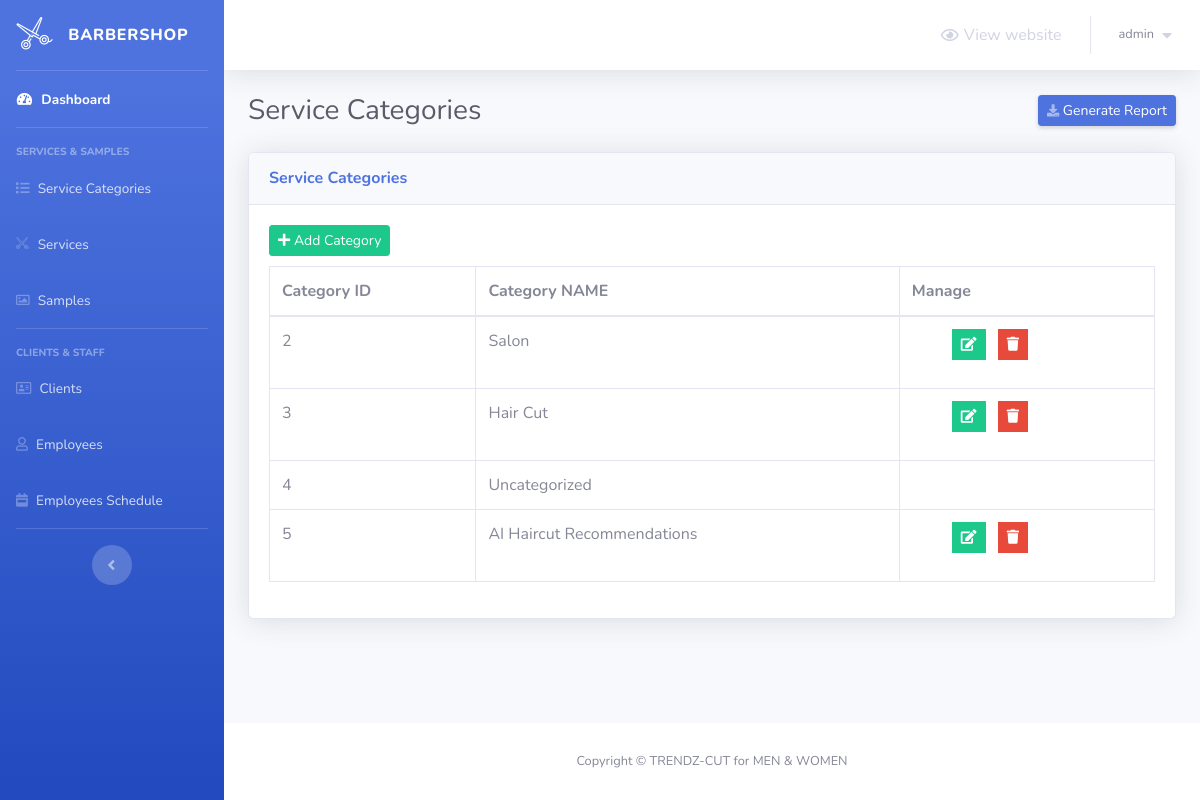
The app's page /barber-admin/service-categories.php (signed in) with its own data.
### tables this page shows
CREATE TABLE `service_categories` (
  `category_id` int(2) NOT NULL,
  `category_name` varchar(50) NOT NULL
);

### barber-admin/service-categories.php (the view, shortened to what this page needs)
<?php
    include 'connect.php';
    include 'Includes/templates/header.php';
    if(isset($_SESSION['username_barbershop_Xw211qAAsq4']) && isset($_SESSION['password_barbershop_Xw211qAAsq4']))
    {
?>
        <div class="container-fluid">
            <div class="d-sm-flex align-items-center justify-content-between mb-4">
                <h1 class="h3 mb-0 text-gray-800">Service Categories</h1>
                <a href="#" class="d-none d-sm-inline-block btn btn-sm btn-primary shadow-sm">
                    <i class="fas fa-download fa-sm text-white-50"></i>
                    Generate Report
                </a>
            </div>
            <?php
                $stmt = $con->prepare("SELECT * FROM service_categories");
                $stmt->execute();
                $rows_categories = $stmt->fetchAll();
            ?>
            <div class="card shadow mb-4">
                <div class="card-header py-3">
                    <h6 class="m-0 font-weight-bold text-primary">Service Categories</h6>
                </div>
                <div class="card-body">
                    <button class="btn btn-success btn-sm" style="margin-bottom: 10px;" type="button" data-toggle="modal" data-target="#add_new_category" data-placement="top">
                        <i class="fa fa-plus"></i>
                        Add Category
                    </button>
                    <div class="table-responsive">
                        <table class="table table-bordered" id="dataTable" width="100%" cellspacing="0">
                            <thead>
                                <tr>
                                    <th>Category ID</th>
                                    <th>Category NAME</th>
                                    <th>Manage</th>
                                </tr>
                            </thead>
                            <tbody>
                                <?php
                                foreach($rows_categories as $category)
                                {
                                    echo "<tr>";
                                        echo "<td>";
                                            echo $category['category_id'];
                                        echo "</td>";
                                        echo "<td>";
                                            echo $category['category_name'];
                                        echo "</td>";
                                        echo "<td>";
                                            if(strtolower($category["category_name"]) != "uncategorized")
                                            {
                                                $delete_data = "delete_".$category["category_id"];
                                                $edit_data = "edit_".$category["category_id"];
                                            ?>
                                            <ul>
                                                <li class="list-inline-item" data-toggle="tooltip" title="Edit">
                                                    <button class="btn btn-success btn-sm rounded-0" type="button" data-toggle="modal" data-target="#<?php echo $edit_data; ?>" data-placement="top"><i class="fa fa-edit"></i></button>
                                                </li>
                                                <li class="list-inline-item" data-toggle="tooltip" title="Delete">
                                                    <button class="btn btn-danger btn-sm rounded-0" type="button" data-toggle="modal" data-target="#<?php echo $delete_data; ?>" data-placement="top"><i class="fa fa-trash"></i></button>
                                                </li>
                                            </ul>
                                            <?php
                                            }
                                        echo "</td>";
                                    echo "</tr>";
                                }
                            ?>
                            </tbody>
                        </table>
                    </div>
                </div>
            </div>
        </div>
<?php
        include 'Includes/templates/footer.php';
    }
    else
    {
        header('Location: login.php');
        exit();
    }
?>

### barber-admin/Design/css/main.css (style rules this page uses)
body, #content-wrapper, #content, .card, .sidebar, .topbar, table, footer { transition: background-color 0.4s ease, color 0.4s ease; }

### records on screen
service_categories: category_id "2", category_name "Salon"
service_categories: category_id "3", category_name "Hair Cut"
service_categories: category_id "4", category_name "Uncategorized"
service_categories: category_id "5", category_name "AI Haircut Recommendations"

### other values on screen
$_SESSION['username_barbershop_Xw211qAAsq4'] "admin"
